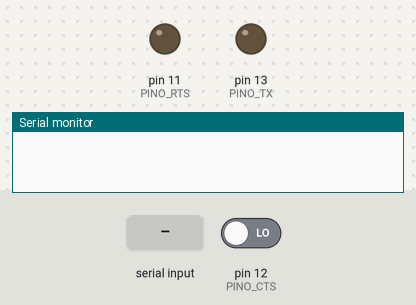
A sketch run on a simulated Arduino Uno, built with avr-gcc and run on an emulated ATmega328P. Shown: output pins drawn as LEDs (lit = HIGH), the last lines printed to the serial monitor. The test bench sets the inputs (shaded band); at power-on: pin 12 (PINO_CTS) LOW.

Above: at 1.2 s.
1.3 s: byte 30 received over Serial
At 2.5 s:
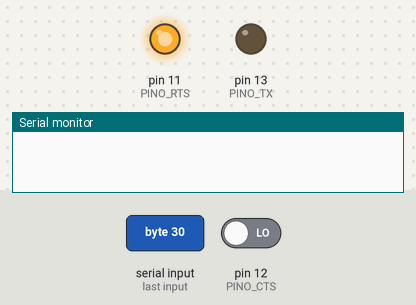
2.8 s: pin 12 (PINO_CTS) driven HIGH
At 5.2 s:
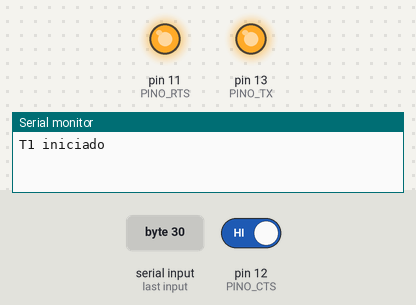
At 14.4 s:
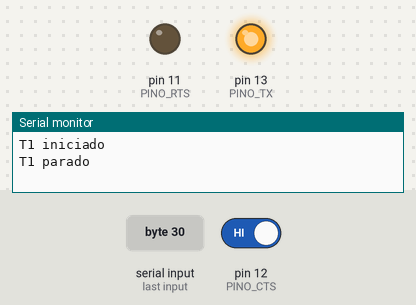
Timing chart, 0 to 15.3 s (numbered marks = the images above; inputs shaded):
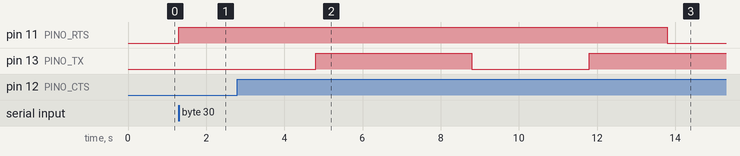

Measured:
- after the input at 1.3 s, pin 11 (PINO_RTS): LOW → HIGH at once
- after the input at 2.8 s, pin 11 (PINO_RTS): HIGH → LOW after 11.0 s; pin 13 (PINO_TX): LOW → HIGH after 2.0 s, → LOW 4.0 s later, → HIGH 3.0 s later

The sketch:

Serial.ino
```cpp
#define PINO_TX 13
#define PINO_RTS 11
#define PINO_CTS 12
#define BAUD_RATE 1
#define HALF_BAUD_IN_MS 1000 / (2 * BAUD_RATE)
#define START_BIT 0
#define END_BIT 1

#include "Temporizador.h"

byte counter;
byte currentData;

// Calcula bit de paridade - Par ou impar
bool bitParidade(char dado) {
    bool parityBit = 0;
    for (byte i = 0; i < 8; i++) {
        parityBit xor_eq bitRead(dado, i);
    }
    return !parityBit;
}

// Rotina de interrupcao do timer1
// O que fazer toda vez que 1s passou?
ISR(TIMER1_COMPA_vect) {
    //>>>> Codigo Aqui <<<<
    if (counter == 0) {
        digitalWrite(PINO_TX, START_BIT);
    } else if (counter == 9) {
        digitalWrite(PINO_TX, bitParidade(currentData));
    } else if (counter == 10) {
        digitalWrite(PINO_TX, END_BIT);
    } else if (counter == 11) {
        paraTemporizador();
        digitalWrite(PINO_RTS, LOW);
        counter = 0;
        return;
    } else {
        digitalWrite(PINO_TX, bitRead(currentData, counter - 1));
    }
    counter++;
}

// Executada uma vez quando o Arduino reseta
void setup() {
    // desabilita interrupcoes
    noInterrupts();
    // Configura porta serial (Serial Monitor - Ctrl + Shift + M)
    Serial.begin(9600);
    // Inicializa TX ou RX
    pinMode(PINO_TX, OUTPUT);
    pinMode(PINO_RTS, OUTPUT);
    pinMode(PINO_CTS, INPUT);
    digitalWrite(PINO_RTS, LOW);
    counter = 0;
    // Configura timer
    configuraTemporizador(BAUD_RATE);
    // habilita interrupcoes
    interrupts();
}

// O loop() eh executado continuamente (como um while(true))
void loop() {

    // Não faz nada caso esteja ocorrendo transmissão de dados ou não exista
    // dados no buffer Serial
    if (digitalRead(PINO_RTS) == HIGH || Serial.peek() == -1) {
        return;
    }

    currentData = Serial.read();

    digitalWrite(PINO_RTS, HIGH);

    while (digitalRead(PINO_CTS) == LOW) {
        delay(HALF_BAUD_IN_MS);
    }

    iniciaTemporizador();
}
```

Temporizador.h
```cpp
void configuraTemporizador(int baud_rate) {
    int frequencia;
    frequencia = constrain(baud_rate, 1, 1500);
    // set timer1 interrupt
    TCCR1A = 0; // set entire TCCR1A register to 0
    TCCR1B = 0; // same for TCCR1B
    TCNT1 = 0;  // initialize counter value to 0
    // OCR1A = contador;// = (16*10^6) / (10*1024) - 1 (must be <65536)
    OCR1A = ((16 * pow(10, 6)) / (1024 * frequencia)) - 1;
    // turn on CTC mode (clear time on compare)
    TCCR1B |= (1 << WGM12);
    // Turn T1 off
    TCCR1B &= 0xF8;
    // Disable interrupts
    TIMSK1 = 0;
    TIFR1 = 0;
}

void iniciaTemporizador() {
    Serial.println("T1 iniciado");
    TCNT1 = 0; // initialize counter value to 0
    TIFR1 = 0;
    // enable timer compare interrupt
    TIMSK1 |= (1 << OCIE1A);
    // Set CS10 and CS12 bits for 1024 prescaler
    TCCR1B |= (1 << CS12) | (1 << CS10);
}

void paraTemporizador() {
    Serial.println("T1 parado");
    // Turn T1 off
    TCCR1B &= 0xF8;
    TIMSK1 = 0;
}
```
